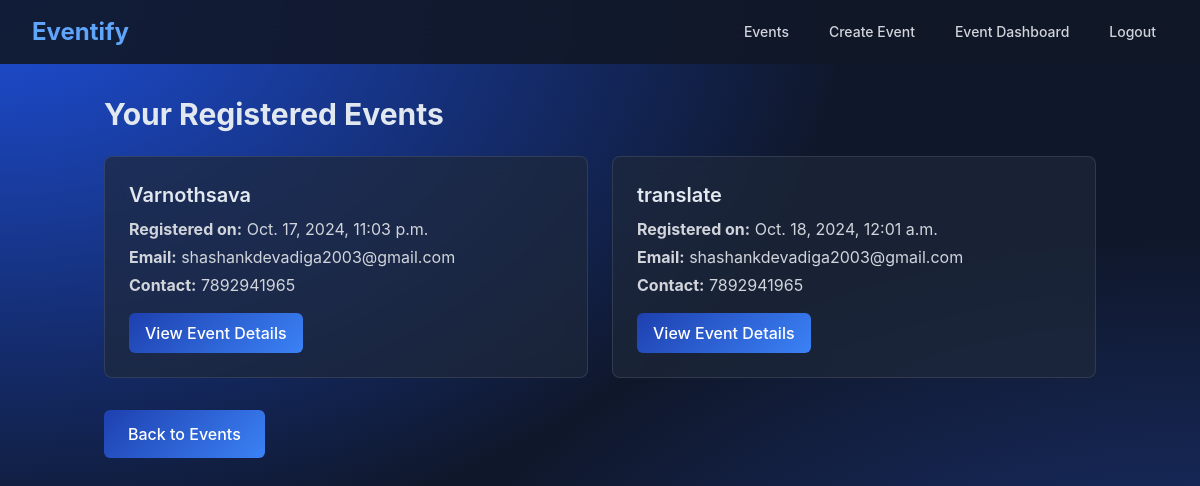
Page /dashboard/ (signed in) on the earlier database version.
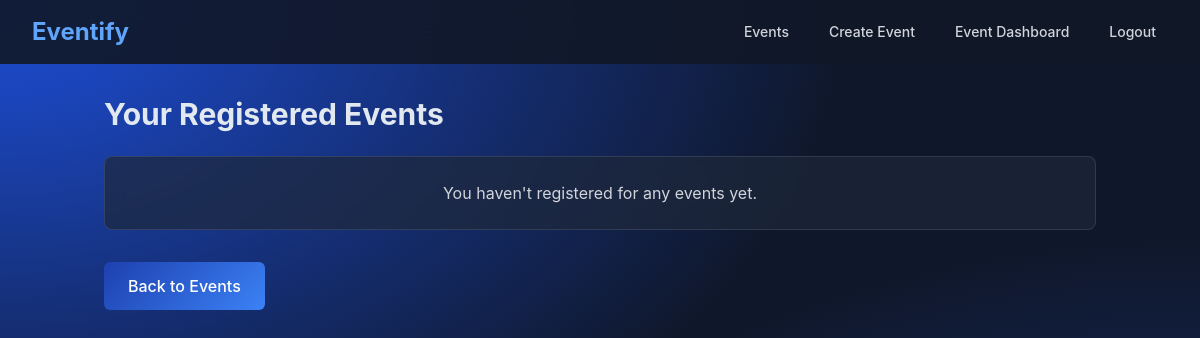
Same page on the later database version.
### events/models.py (models this page shows, shortened)
class Registration(models.Model):
    user = models.ForeignKey(User, on_delete=models.CASCADE)
    event = models.ForeignKey(Event, on_delete=models.CASCADE)
    first_name = models.CharField(max_length=100, null=True)  # Allow nulls for first_name
    last_name = models.CharField(max_length=100, null=True)  # Allow nulls for last_name
    email = models.EmailField(null=True)                     # Field remains non-nullable
    contact = models.CharField(max_length=15, default="N/A")  # Allow nulls
    created_at = models.DateTimeField(default=timezone.now)

class Event(models.Model):
    name = models.CharField(max_length=200)
    description = models.TextField()
    date = models.DateField(default=timezone.now)  # Set a default value
    time = models.TimeField()
    location = models.CharField(max_length=200)
    category = models.CharField(max_length=100)
    price = models.DecimalField(max_digits=10, decimal_places=2)
    image = models.ImageField(
        upload_to='event_images/',
        blank=True,
        null=True,
        default='/event_images/default.png'  # Path to the default image
    )
    organizer = models.ForeignKey(User, on_delete=models.CASCADE, default=1)

### events/views.py (the view)
# urls.py: path('dashboard/', views.dashboard, name='dashboard'),
@login_required
def dashboard(request):
    registrations = Registration.objects.filter(user=request.user)
    return render(request, 'events/dashboard.html', {'registrations': registrations})

### events/templates/events/dashboard.html (shortened to what this page needs)
<!DOCTYPE html>
<html lang="en">
<head>
    <link href="https://cdnjs.cloudflare.com/ajax/libs/tailwindcss/2.2.19/tailwind.min.css" rel="stylesheet">
</head>
<body class="flex flex-col min-h-screen">
    <nav class="bg-gray-900 bg-opacity-90 backdrop-filter backdrop-blur-lg">
        <div class="max-w-7xl mx-auto px-4 sm:px-6 lg:px-8">
            <div class="flex items-center justify-between h-16">
                <div class="flex items-center">
                    <a href="{% url 'homepage' %}" class="text-2xl font-bold text-blue-400">Eventify</a>
                </div>
                <div class="hidden md:block">
                    <div class="ml-10 flex items-baseline space-x-4">
                        <a href="{% url 'event_list' %}" class="text-gray-300 hover:bg-gray-700 hover:text-white px-3 py-2 rounded-md text-sm font-medium">Events</a>
                        <a href="{% url 'event_create' %}" class="text-gray-300 hover:bg-gray-700 hover:text-white px-3 py-2 rounded-md text-sm font-medium">Create Event</a>
                        <a href="{% url 'event_dashboard' %}" class="text-gray-300 hover:bg-gray-700 hover:text-white px-3 py-2 rounded-md text-sm font-medium">Event Dashboard</a>
                        {% if user.is_authenticated %}
                            <form action="{% url 'logout' %}" method="post" class="inline">
                                <button type="submit" class="text-gray-300 hover:bg-gray-700 hover:text-white px-3 py-2 rounded-md text-sm font-medium">Logout</button>
                            </form>
                        {% else %}
                            <a href="{% url 'login' %}" class="text-gray-300 hover:bg-gray-700 hover:text-white px-3 py-2 rounded-md text-sm font-medium">Login</a>
                            <a href="{% url 'register' %}" class="text-gray-300 hover:bg-gray-700 hover:text-white px-3 py-2 rounded-md text-sm font-medium">Register</a>
                        {% endif %}
                    </div>
                </div>
            </div>
        </div>
    </nav>
    <main class="flex-grow container mx-auto px-4 py-8">
        <h2 class="text-3xl font-bold mb-6">Your Registered Events</h2>
        <div class="grid grid-cols-1 md:grid-cols-2 gap-6">
            {% for registration in registrations %}
                <div class="glass-card rounded-lg overflow-hidden">
                    <div class="p-6">
                        <h3 class="text-xl font-semibold mb-2">{{ registration.event.name }}</h3>
                        <p class="text-gray-300 mb-1"><strong>Registered on:</strong> {{ registration.created_at }}</p>
                        <p class="text-gray-300 mb-1"><strong>Email:</strong> {{ registration.email }}</p>
                        <p class="text-gray-300 mb-4"><strong>Contact:</strong> {{ registration.contact }}</p>
                        <a href="{% url 'event_details' registration.event.name %}" class="btn-primary inline-block px-4 py-2 rounded-md text-white font-medium">View Event Details</a>
                    </div>
                </div>
            {% empty %}
                <div class="col-span-2">
                    <div class="glass-card rounded-lg p-6">
                        <p class="text-center text-gray-300">You haven't registered for any events yet.</p>
                    </div>
                </div>
            {% endfor %}
        </div>
        <a href="{% url 'event_list' %}" class="btn-primary inline-block mt-8 px-6 py-3 rounded-md text-white font-medium">Back to Events</a>
    </main>
</body>
</html>

### events/templates/events/dashboard.html (style rules this page uses)
body { background-color: #0f172a; background-image: radial-gradient(at 0% 0%, rgb(29, 78, 216) 0, transparent 50%), radial-gradient(at 100% 100%, rgb(30, 58, 138) 0, transparent 50%); color: #e2e8f0; font-family: 'Inter', sans-serif; min-height: 100vh; }
.glass-card { background: rgba(30, 41, 59, 0.7); backdrop-filter: blur(10px); border: 1px solid rgba(255, 255, 255, 0.1); animation: fadeIn 0.6s ease-out; }
.btn-primary { background: linear-gradient(135deg, #1e40af 0%, #3b82f6 100%); transition: all 0.3s ease; }

Differences in the rows shown:
removed Registration: event.name "Varnothsava", created_at "Oct. 17, 2024, 11:03 p.m.", email "shashankdevadiga2003@gmail.com", contact "7892941965"
removed Registration: event.name "translate", created_at "Oct. 18, 2024, 12:01 a.m.", email "shashankdevadiga2003@gmail.com", contact "7892941965"
Other differences:
text now shown: "You haven't registered for any events yet."
